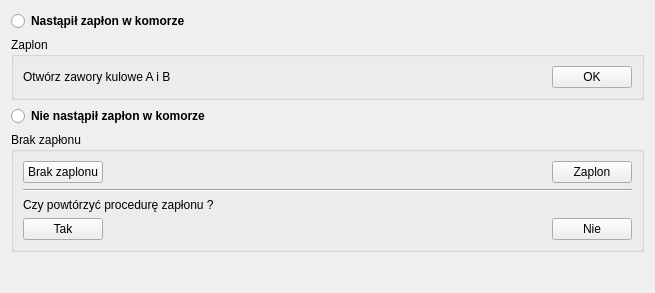
<?xml version="1.0" encoding="UTF-8"?>
<ui version="4.0">
 <class>NowyTest_7</class>
 <widget class="TestPage" name="NowyTest_7">
  <property name="geometry">
   <rect>
    <x>0</x>
    <y>0</y>
    <width>655</width>
    <height>293</height>
   </rect>
  </property>
  <property name="title" stdset="0">
   <string>Przygotowanie stanowiska - Krok 4</string>
  </property>
  <property name="subTitle" stdset="0">
   <string>Zapłon</string>
  </property>
  <property name="buttonName" stdset="0">
   <string>Dalej</string>
  </property>
  <layout class="QVBoxLayout" name="verticalLayout">
   <item>
    <widget class="QRadioButton" name="rbZaplon">
     <property name="font">
      <font>
       <weight>75</weight>
       <bold>true</bold>
      </font>
     </property>
     <property name="text">
      <string>Nastąpił zapłon w komorze</string>
     </property>
    </widget>
   </item>
   <item>
    <widget class="QGroupBox" name="gbZaplon">
     <property name="title">
      <string>Zaplon</string>
     </property>
     <layout class="QHBoxLayout" name="horizontalLayout">
      <item>
       <widget class="QLabel" name="lStep1A">
        <property name="text">
         <string>Otwórz zawory kulowe A i B</string>
        </property>
       </widget>
      </item>
      <item>
       <spacer name="horizontalSpacer">
        <property name="orientation">
         <enum>Qt::Horizontal</enum>
        </property>
        <property name="sizeHint" stdset="0">
         <size>
          <width>337</width>
          <height>20</height>
         </size>
        </property>
       </spacer>
      </item>
      <item>
       <widget class="QPushButton" name="pbStep1OK">
        <property name="text">
         <string>OK</string>
        </property>
       </widget>
      </item>
     </layout>
    </widget>
   </item>
   <item>
    <widget class="QRadioButton" name="rbBrakZaplonu">
     <property name="font">
      <font>
       <weight>75</weight>
       <bold>true</bold>
      </font>
     </property>
     <property name="text">
      <string>Nie nastąpił zapłon w komorze</string>
     </property>
    </widget>
   </item>
   <item>
    <widget class="QGroupBox" name="gbBrakZaplonu">
     <property name="title">
      <string>Brak zapłonu</string>
     </property>
     <layout class="QVBoxLayout" name="verticalLayout_2">
      <item>
       <layout class="QHBoxLayout" name="horizontalLayout_2">
        <item>
         <widget class="QPushButton" name="pbBrakZaplonu">
          <property name="text">
           <string>Brak zaplonu</string>
          </property>
         </widget>
        </item>
        <item>
         <spacer name="horizontalSpacer_2">
          <property name="orientation">
           <enum>Qt::Horizontal</enum>
          </property>
          <property name="sizeHint" stdset="0">
           <size>
            <width>40</width>
            <height>20</height>
           </size>
          </property>
         </spacer>
        </item>
        <item>
         <widget class="QPushButton" name="pbZaplon">
          <property name="text">
           <string>Zaplon</string>
          </property>
         </widget>
        </item>
       </layout>
      </item>
      <item>
       <widget class="Line" name="line">
        <property name="orientation">
         <enum>Qt::Horizontal</enum>
        </property>
       </widget>
      </item>
      <item>
       <widget class="QLabel" name="lbrakZaplonuBrakaplonu">
        <property name="text">
         <string>Czy powtórzyć procedurę zapłonu ?</string>
        </property>
       </widget>
      </item>
      <item>
       <layout class="QHBoxLayout" name="horizontalLayout_3">
        <item>
         <widget class="QPushButton" name="pbYes">
          <property name="text">
           <string>Tak</string>
          </property>
         </widget>
        </item>
        <item>
         <spacer name="horizontalSpacer_3">
          <property name="orientation">
           <enum>Qt::Horizontal</enum>
          </property>
          <property name="sizeHint" stdset="0">
           <size>
            <width>40</width>
            <height>20</height>
           </size>
          </property>
         </spacer>
        </item>
        <item>
         <widget class="QPushButton" name="pbNo">
          <property name="text">
           <string>Nie</string>
          </property>
         </widget>
        </item>
       </layout>
      </item>
     </layout>
    </widget>
   </item>
   <item>
    <spacer name="verticalSpacer">
     <property name="orientation">
      <enum>Qt::Vertical</enum>
     </property>
     <property name="sizeHint" stdset="0">
      <size>
       <width>20</width>
       <height>40</height>
      </size>
     </property>
    </spacer>
   </item>
  </layout>
 </widget>
 <customwidgets>
  <customwidget>
   <class>TestPage</class>
   <extends>QWidget</extends>
   <header>testpage.h</header>
   <container>1</container>
  </customwidget>
 </customwidgets>
 <resources/>
 <connections/>
</ui>
